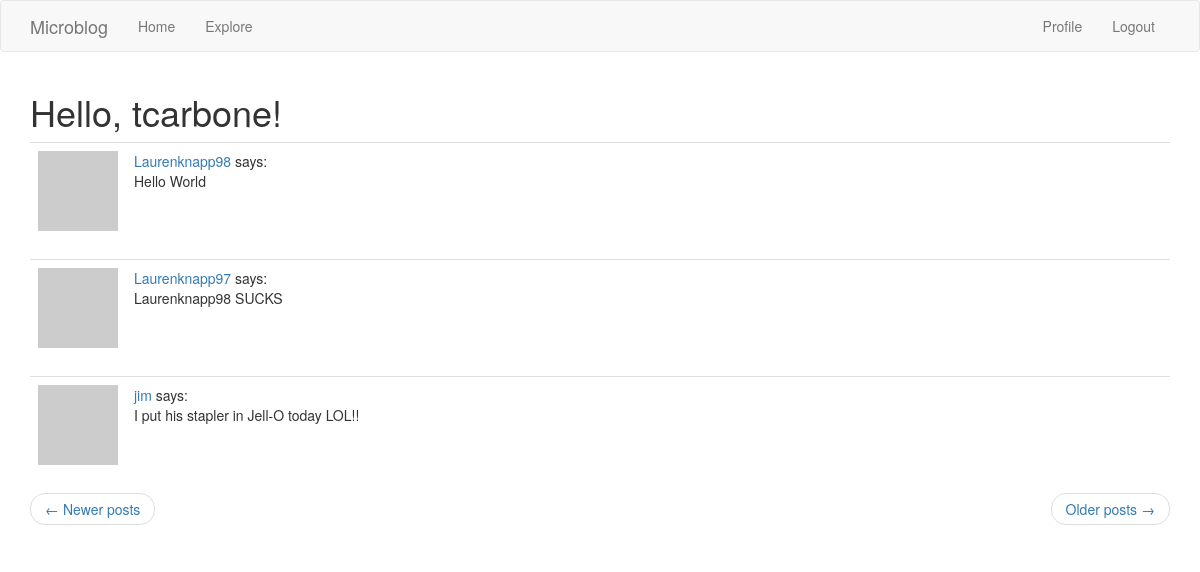
Screenshot of /explore?page=2 (signed in) with the database file from the repository.
### app/models.py (models this page shows, shortened)
class User(UserMixin, db.Model):
    id = db.Column(db.Integer, primary_key=True)
    username = db.Column(db.String(64), index=True, unique=True)
    email = db.Column(db.String(120), index=True, unique=True)
    password_hash = db.Column(db.String(128))
    about_me = db.Column(db.String(140))
    last_seen = db.Column(db.DateTime, default=datetime.utcnow)
    posts = db.relationship("Post", backref="author", lazy="dynamic")
    followed = db.relationship(
        "User",
        secondary = followers,
        primaryjoin = (followers.c.follower_id == id),
        secondaryjoin = (followers.c.followed_id == id),
        backref = db.backref("followers", lazy="dynamic"),
        lazy="dynamic"
    )
    def avatar(self, size):
        digest = hashlib.md5(self.email.lower().encode("utf-8")).hexdigest()
        url = "https://www.gravatar.com/avatar/{}?d=identicon&s={}"
        return url.format(digest, size)

class Post(db.Model):
    id = db.Column(db.Integer, primary_key=True)
    body = db.Column(db.String(140))
    timestamp = db.Column(db.DateTime, index=True, default=datetime.utcnow)
    user_id = db.Column(db.Integer, db.ForeignKey('user.id'))

### app/routes.py (the view)
@app.route('/explore')
@login_required
def explore():
    page = request.args.get('page', 1, type=int)
    posts = Post.query.order_by(Post.timestamp.desc()).paginate(
        page, app.config['POSTS_PER_PAGE'], False)
    if posts.has_next:
        next_url = url_for('explore', page=posts.next_num)
    else:
        next_url = None
    if posts.has_prev:
        prev_url = url_for('explore', page=posts.prev_num)
    else:
        prev_url = None
    return render_template('index.html', title='Explore', posts=posts.items,
        next_url=next_url, prev_url=prev_url)

### app/models.py (called while the page is built)
@login.user_loader
def load_user(id):
    return User.query.get(int(id))

### app/routes.py (called while the page is built)
@app.before_request
def before_request():
    if current_user.is_authenticated:
        current_user.last_seen = datetime.utcnow()
        db.session.commit()

### app/templates/index.html (shortened to what this page needs)
{% extends "base.html" %}
{% import 'bootstrap/wtf.html' as wtf %}
{% block app_content %}
	<h1>Hello, {{ current_user.username }}!</h1>
	{% for post in posts %}
		{% include '_post.html' %}
	{% endfor %}
	<nav aria-label="...">
        <ul class="pager">
            <li class="previous{% if not prev_url %} disabled{% endif %}">
                <a href="{{ prev_url or '#' }}">
                    <span aria-hidden="true">&larr;</span> Newer posts
                </a>
            </li>
            <li class="next{% if not next_url %} disabled{% endif %}">
                <a href="{{ next_url or '#' }}">
                    Older posts <span aria-hidden="true">&rarr;</span>
                </a>
            </li>
        </ul>
    </nav>
{% endblock %}

### app/templates/_post.html
<table class="table table-hover">
	<tr>
		<td width="70px">
			<a href="{{ url_for('user', username=post.author.username) }}">
				<img src="{{ post.author.avatar(70) }}" />
			</a>
		</td>
		<td>
			<a href="{{ url_for('user', username=post.author.username) }}">
				{{ post.author.username }}
			</a>
			says:
			<br>
			{{ post.body }}
		</td>
	</tr>
</table>

### rows the page displays
User: username "tcarbone"
Post: author.username "Laurenknapp98", body "Hello World"
Post: author.username "Laurenknapp97", body "Laurenknapp98 SUCKS"
Post: author.username "jim", body "I put his stapler in Jell-O today LOL!!"
